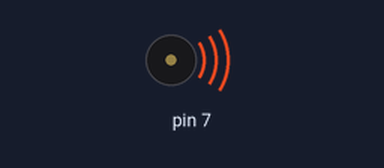
The sketch below on a simulated Arduino Uno, built with avr-gcc and run on an emulated ATmega328P. On the bench: buzzer (waves = sounding).

Above: at 0.1 s.
At 2.2 s:
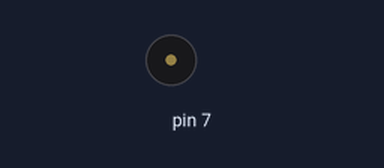
Timing chart, 0 to 3.7 s (numbered marks = the images above):
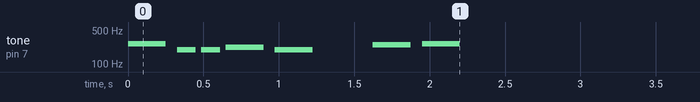

The sketch:

buzz.ino
```cpp
//蜂鳴器實作 Buzzer
//20240514

#include "pitches.h"  //載入音調和頻率的對照檔

// 旋律
int melody[] = {
  NOTE_C4, NOTE_G3, NOTE_G3, NOTE_A3, NOTE_G3, 0, NOTE_B3, NOTE_C4
};

// 每個音的的拍子，4：4分音符，8：8分音符
int noteDurations[] = {
  4, 8, 8, 4, 4, 4, 4, 4
};

void setup() {

  for (int thisNote = 0; thisNote < 8; thisNote++) {
    //計算每個音的長度，4分音符： 1000 / 4，8分音符：1000/8
    int noteDuration = 1000 / noteDurations[thisNote];
    tone(7, melody[thisNote], noteDuration);   //tone(PIN腳,音調,拍子)

    // 每個音之間要停一小段時間，範例是建議拍子的長度加30%
    int pauseBetweenNotes = noteDuration * 1.30;
    delay(pauseBetweenNotes);

    noTone(7);  // 停止播放
  }
}

void loop() {
  // no need to repeat the melody.
}
```
